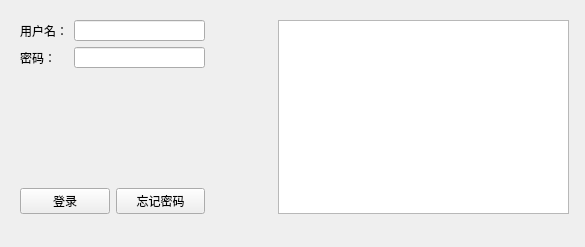
<?xml version="1.0" encoding="UTF-8"?>
<ui version="4.0">
 <class>Form</class>
 <widget class="QWidget" name="Form">
  <property name="geometry">
   <rect>
    <x>0</x>
    <y>0</y>
    <width>585</width>
    <height>247</height>
   </rect>
  </property>
  <property name="windowTitle">
   <string>Form</string>
  </property>
  <widget class="QWidget" name="layoutWidget">
   <property name="geometry">
    <rect>
     <x>20</x>
     <y>20</y>
     <width>549</width>
     <height>194</height>
    </rect>
   </property>
   <layout class="QHBoxLayout" name="horizontalLayout_4">
    <item>
     <layout class="QVBoxLayout" name="verticalLayout">
      <item>
       <layout class="QHBoxLayout" name="horizontalLayout_2">
        <item>
         <widget class="QLabel" name="label">
          <property name="text">
           <string>用户名：</string>
          </property>
         </widget>
        </item>
        <item>
         <widget class="QLineEdit" name="userEdit">
          <property name="minimumSize">
           <size>
            <width>131</width>
            <height>21</height>
           </size>
          </property>
          <property name="maximumSize">
           <size>
            <width>131</width>
            <height>21</height>
           </size>
          </property>
         </widget>
        </item>
       </layout>
      </item>
      <item>
       <layout class="QHBoxLayout" name="horizontalLayout_3">
        <item>
         <widget class="QLabel" name="label_2">
          <property name="text">
           <string>密码：</string>
          </property>
         </widget>
        </item>
        <item>
         <widget class="QLineEdit" name="passwordEdit">
          <property name="minimumSize">
           <size>
            <width>131</width>
            <height>21</height>
           </size>
          </property>
          <property name="maximumSize">
           <size>
            <width>131</width>
            <height>21</height>
           </size>
          </property>
          <property name="echoMode">
           <enum>QLineEdit::Password</enum>
          </property>
         </widget>
        </item>
       </layout>
      </item>
      <item>
       <spacer name="verticalSpacer">
        <property name="orientation">
         <enum>Qt::Vertical</enum>
        </property>
        <property name="sizeHint" stdset="0">
         <size>
          <width>20</width>
          <height>40</height>
         </size>
        </property>
       </spacer>
      </item>
      <item>
       <layout class="QHBoxLayout" name="horizontalLayout">
        <item>
         <widget class="QPushButton" name="loginBtn">
          <property name="text">
           <string>登录</string>
          </property>
         </widget>
        </item>
        <item>
         <widget class="QPushButton" name="forgetBtn">
          <property name="text">
           <string>忘记密码</string>
          </property>
         </widget>
        </item>
       </layout>
      </item>
     </layout>
    </item>
    <item>
     <spacer name="horizontalSpacer">
      <property name="orientation">
       <enum>Qt::Horizontal</enum>
      </property>
      <property name="sizeHint" stdset="0">
       <size>
        <width>40</width>
        <height>20</height>
       </size>
      </property>
     </spacer>
    </item>
    <item>
     <widget class="QTextEdit" name="textEdit">
      <property name="minimumSize">
       <size>
        <width>291</width>
        <height>0</height>
       </size>
      </property>
     </widget>
    </item>
   </layout>
  </widget>
 </widget>
 <resources/>
 <connections/>
</ui>
